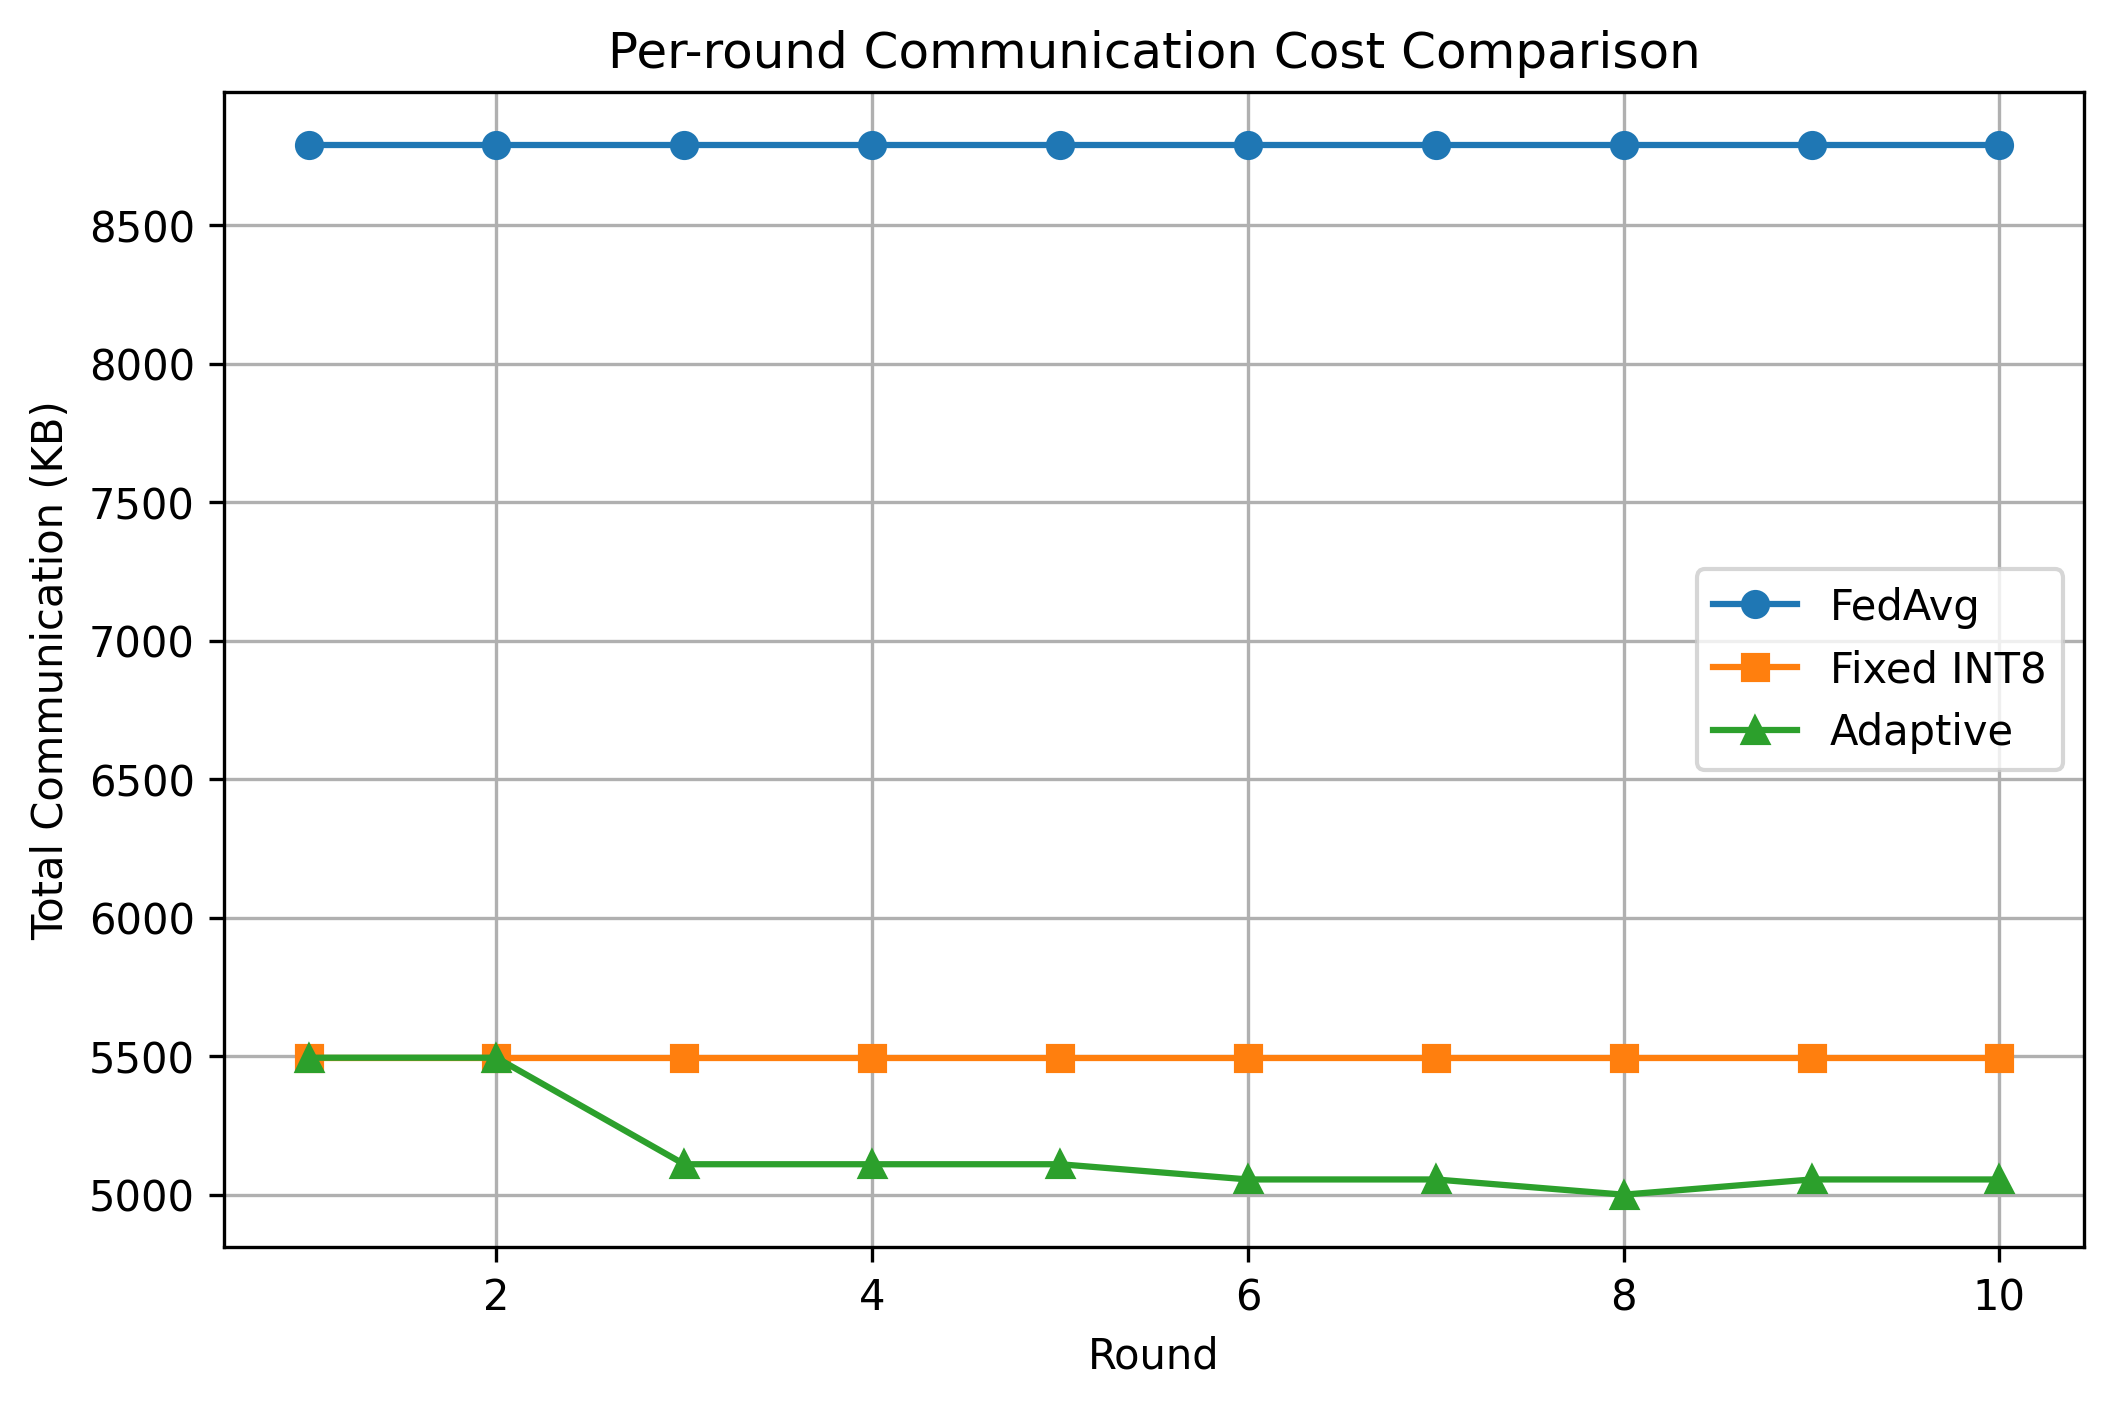

Python code for this plot:
import os
import pandas as pd
import matplotlib.pyplot as plt

# ====== 自动定位 results 文件夹 ======
BASE_DIR = "results"

fedavg = pd.read_csv(os.path.join(BASE_DIR, "baseline_results.csv"))
fixed = pd.read_csv(os.path.join(BASE_DIR, "fixed_results.csv"))
adaptive = pd.read_csv(os.path.join(BASE_DIR, "adaptive_results.csv"))

# ====== 画图 ======
plt.figure(figsize=(8,5))

plt.plot(fedavg["round"], fedavg["total_comm_kb"], label="FedAvg", marker="o")
plt.plot(fixed["round"], fixed["total_comm_kb"], label="Fixed INT8", marker="s")
plt.plot(adaptive["round"], adaptive["total_comm_kb"], label="Adaptive", marker="^")

plt.xlabel("Round")
plt.ylabel("Total Communication (KB)")
plt.title("Per-round Communication Cost Comparison")
plt.legend()
plt.grid(True)

# ====== 保存（论文必须） ======
plt.savefig("communication_per_round.png", dpi=300, bbox_inches="tight")

plt.show()
